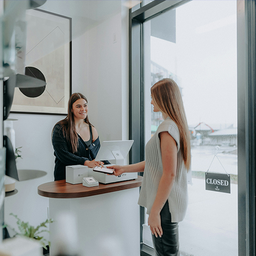
#> input picture images/checkout.png, 256 x 256 px, shrunk from 512 x 512 before the run
$ python multiply.py
#> lines starting #> are read from the running program, lines starting #| are printed output that depends on the picture
### inc/image_classes.py
#!/usr/bin/env python

# Gemini chat.
# https://gemini.google.com/app/cfb5981279bb0192

import cv2
import numpy as np

EPSILON = 1e-6

class Pixel:
    """
    A simple wrapper class for a pixel's data, providing intuitive
    attribute-based access to its color channels (r, g, b).

    This class is designed to make the code inside the main loop
    more readable and closer to the user's intent.
    """

    def __init__(self, *args):
        """
        Initializes the Pixel object. It can be initialized with a NumPy array
        or with individual r, g, b, (a) values.

        Args:
            *args: Either a NumPy array representing a pixel, or a sequence
                   of numeric values for the color channels (e.g., r, g, b).
        """
        if len(args) == 1 and isinstance(args[0], np.ndarray):
            self._data = args[0]
        elif len(args) >= 3 and all(isinstance(val, (int, float)) for val in args):
            # Assumes BGR format for OpenCV compatibility
            if len(args) == 3:
                self._data = np.array([args[2], args[1], args[0]], dtype=np.float32)
            elif len(args) == 4:
                self._data = np.array([args[2], args[1], args[0], args[3]], dtype=np.float32)
            else:
                raise ValueError("Pixel can be initialized with 3 or 4 channel values.")
        else:
            raise TypeError("Pixel must be initialized with a NumPy array or 3/4 numeric values.")

    @property
    def r(self):
        """Red channel value (0.0-1.0)."""
        return self._data[2]  # OpenCV loads as BGR by default

    @r.setter
    def r(self, value):
        """Sets the Red channel value."""
        self._data[2] = value

    @property
    def g(self):
        """Green channel value (0.0-1.0)."""
        return self._data[1]

    @g.setter
    def g(self, value):
        """Sets the Green channel value."""
        self._data[1] = value

    @property
    def b(self):
        """Blue channel value (0.0-1.0)."""
        return self._data[0]

    @b.setter
    def b(self, value):
        """Sets the Blue channel value."""
        self._data[0] = value

    # Add an 'a' property if the image has an alpha channel
    @property
    def a(self):
        """Alpha channel value (0.0-1.0). Returns None if no alpha channel."""
        if len(self._data) > 3:
            return self._data[3]
        return None

    @a.setter
    def a(self, value):
        """Sets the Alpha channel value."""
        if len(self._data) > 3:
            self._data[3] = value
        else:
            print("Warning: Image does not have an alpha channel to set.")

    # --- New Methods for Operator Overloading ---

    # [49 lines left out: functions __add__, __iadd__, __sub__, __isub__, __mul__, __imul__ and 3 more, not called in this run]

    def __repr__(self):
        """String representation for printing."""
        return f"Pixel(r={self.r:.2f}, g={self.g:.2f}, b={self.b:.2f})"

    def premultiply(self):
        self.r *= self.a
        self.g *= self.a
        self.b *= self.a

    # [9 lines left out: function unpremultiply, not called in this run]


class Image:
    """
    A custom class to abstract image loading, pixel data, and display.
    This simplifies the demonstration of image manipulation concepts.
    """

    def __init__(self, path_to_image):
        """
        Loads an image from a given path and normalizes pixel values
        to a 0.0-1.0 range.

        Args:
            path_to_image (str): The file path to the image.
        """
        self.path = path_to_image
        self.original_image = cv2.imread(path_to_image, cv2.IMREAD_UNCHANGED)

        if self.original_image is None:
            raise FileNotFoundError(f"Error: Could not find or load image at '{path_to_image}'.")

        # Store the original dimensions to reshape the data later.
        self.height, self.width = self.original_image.shape[:2]
        self.channels = self.original_image.shape[2] if len(self.original_image.shape) > 2 else 1

        # Convert the image to float32 and normalize to a 0.0-1.0 range.
        self._data = self.original_image.astype(np.float32) / 255.0

    def data(self):
        """
        Returns the pixel data as a list of Pixel objects, allowing for
        intuitive, component-wise access (e.g., pixel.r = 0.5).

        Returns:
            list[Pixel]: A list of Pixel objects.
        """
        # We flatten the internal data for easy iteration and wrap each
        # pixel's sub-array in our custom Pixel class.
        return [Pixel(pixel) for pixel in self._data.reshape(-1, self.channels)]

    def show(self, title="Final Image"):
        """
        Displays the image based on its current internal data and handles
        window closure from a keypress.

        Args:
            title (str, optional): The title of the display window.
        """
        # Clip values to ensure they are within the valid 0.0-1.0 range.
        data_to_show = np.clip(self._data, 0.0, 1.0)

        # De-normalize and convert to uint8 for display with OpenCV.
        final_image = (data_to_show * 255).astype(np.uint8)

        cv2.imshow(title, final_image)
        cv2.waitKey(0)
        cv2.destroyAllWindows()

### multiply.py
from inc.image_classes import Image

image_one = Image("./images/checkout.png")
#> in __init__, self.original_image is the input picture: shape (256, 256, 4); mean B, G, R, A 159, 158.7, 154, 255
image_two = Image("./images/face.png")
#> call 2 of __init__, with path_to_image = './images/face.png'
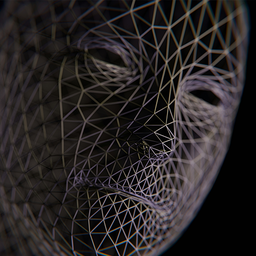
#> input picture images/face.png, 256 x 256 px, shrunk from 512 x 512 before the run
#> in __init__, self.original_image is the input picture: shape (256, 256, 4); mean B, G, R, A 35.9, 35.7, 39.8, 255

for background, foreground in zip(image_one.data(), image_two.data()):

    background.premultiply()
    foreground.premultiply()

    background.r = background.r * foreground.r
    background.g = background.g * foreground.g
    background.b = background.b * foreground.b

    # Standard over operation for the alpha channel
    background.a = foreground.a + background.a * (1 - foreground.a)

image_one.show(title="Multiply operation")
#> in show, `data_to_show = np.clip(self._data, 0.0, 1.0)`:
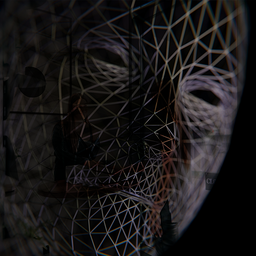
#> self._data: shape (256, 256, 4) float32; mean B, G, R, A 0.0902, 0.0897, 0.0981, 1
